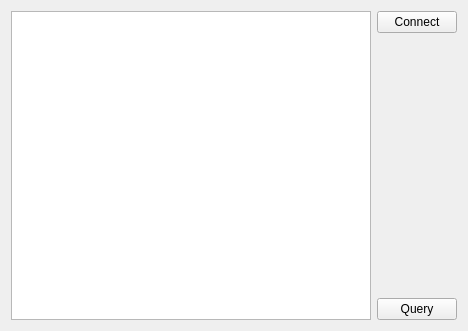
<?xml version="1.0" encoding="UTF-8"?>
<ui version="4.0">
 <class>DBShowClass</class>
 <widget class="QWidget" name="DBShowClass">
  <property name="geometry">
   <rect>
    <x>0</x>
    <y>0</y>
    <width>468</width>
    <height>331</height>
   </rect>
  </property>
  <property name="windowTitle">
   <string>DBShow</string>
  </property>
  <layout class="QGridLayout" name="gridLayout">
   <item row="0" column="0">
    <widget class="QTextEdit" name="display"/>
   </item>
   <item row="0" column="1">
    <layout class="QVBoxLayout" name="verticalLayout">
     <item>
      <widget class="QPushButton" name="conMySqlBtn">
       <property name="text">
        <string>Connect</string>
       </property>
      </widget>
     </item>
     <item>
      <spacer name="verticalSpacer">
       <property name="orientation">
        <enum>Qt::Vertical</enum>
       </property>
       <property name="sizeHint" stdset="0">
        <size>
         <width>20</width>
         <height>218</height>
        </size>
       </property>
      </spacer>
     </item>
     <item>
      <widget class="QPushButton" name="QueryBtn">
       <property name="text">
        <string>Query</string>
       </property>
      </widget>
     </item>
    </layout>
   </item>
  </layout>
 </widget>
 <resources/>
 <connections/>
</ui>
